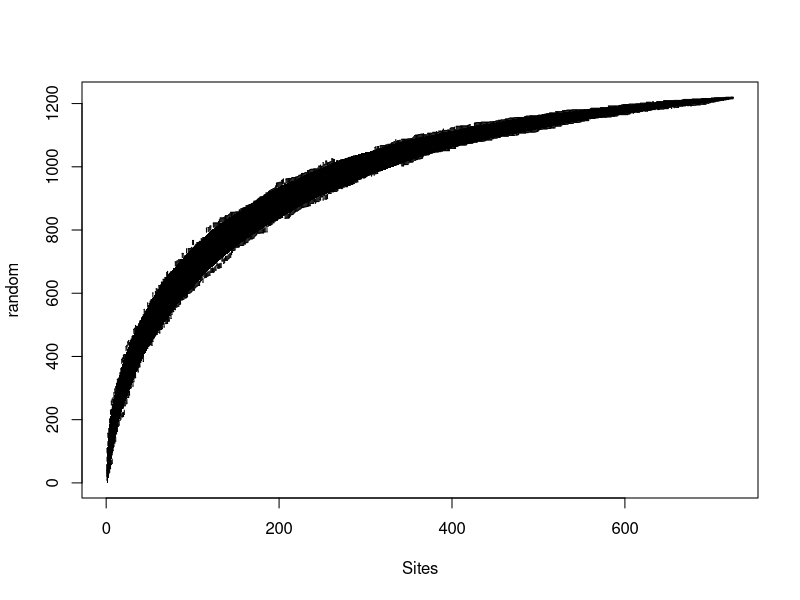

This chart was generated by the following R code:

setwd("C:/Users/user/Desktop/α-diversity/Potato-BOLD") 
rm(list = ls())
library(vegan)

otu <- read.delim('otu.txt', row.names = 1, sep = '\t', stringsAsFactors = FALSE, check.names = FALSE)
otu=otu[,-dim(otu)[2]]
otu=t(otu)
sp <- specaccum(otu, method = 'random')
summary(sp)
plot(sp, ci.type = 'poly', col = 'blue', lwd = 0.1, ci.lty = 0.1, ci.col = 'black')
boxplot(sp, col = 'yellow', add = TRUE, pch = ' ')
